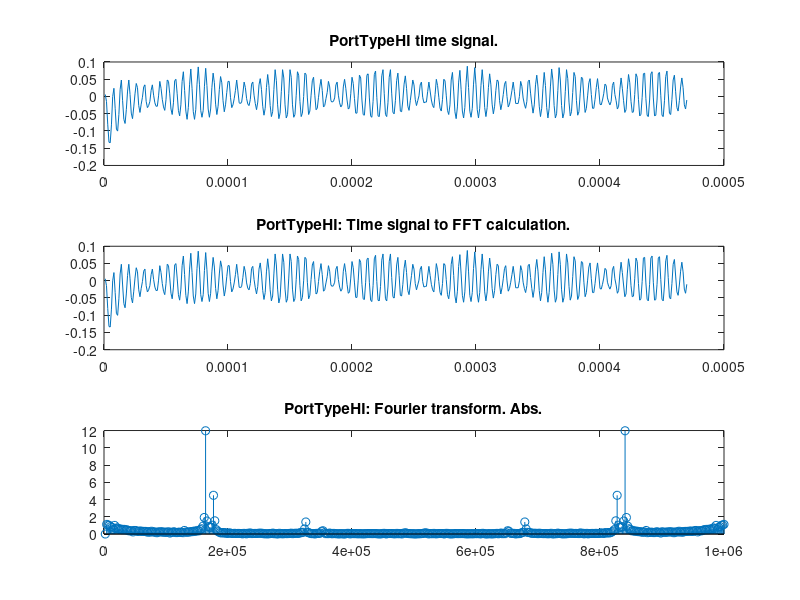

The MATLAB script that drew this image:
%mducng/SoC/D2/G2touch
%%%%%%%%%%%%%%%%%%%%%%%%%%%%%%%%%%%%%%%%%%%%%%%%%%%%%%%%%%%%%%%%%%%%%%%%%%%
clc;
clear;
close all;
%%%%%%%%%%%%%%%%%%%%%%%%%%%%%%%%%%%%%%%%%%%%%%%%%%%%%%%%%%%%%%%%%%%%%%%%%%%
% load txt file
load EVB1M.txt;
dataraw             = EVB1M;
temp                = size(dataraw);
length_full         = temp(1);
x_full              = dataraw;
%%%%%%%%%%%%%%%%%%%%%%%%%%%%%%%%%%%%%%%%%%%%%%%%%%%%%%%%%%%%%%%%%%%%%%%%%%%
Fs                  = 10^6;  
dt                  = 1/Fs;
t_full              = (0:1:length_full-1)*dt;
%%%%%%%%%%%%%%%%%%%%%%%%%%%%%%%%%%%%%%%%%%%%%%%%%%%%%%%%%%%%%%%%%%%%%%%%%%%
% load PortType:
x_PortType_raw      = x_full(3540:1:3540+470-1);
% Substract mean:
x_PortType          = x_PortType_raw - mean(x_PortType_raw);
t_PortType          = (1:1:length(x_PortType))*dt;
% FFT calculation for DigitalLF
Nfft                = length(x_PortType);
deltaF              = Fs/Nfft;
tVectors            = (1:Nfft)*dt;
fVectors            = (1:Nfft)*deltaF;
% DigitalLF part to FFT calculation
fftPortTypeTem      = fft(x_PortType(1:1:Nfft),Nfft);
fftPortType         = abs(fftPortTypeTem);
%%%%%%%%%%%%%%%%%%%%%%%%%%%%%%%%%%%%%%%%%%%%%%%%%%%%%%%%%%%%%%%%%%%%%%%%%%%
% plot Full PortTypeHI
figure(4);
subplot(3,1,1);
plot(t_PortType,x_PortType);
title('PortTypeHI time signal.');
% plot time signal
subplot(3,1,2);
plot(tVectors,x_PortType(1:Nfft));
title("PortTypeHI: Time signal to FFT calculation.");
%axis([0 Nfft*1/Fs 0 1*scale]);
% plot fft output
subplot(3,1,3);
stem(fVectors,fftPortType);
title('PortTypeHI: Fourier transform. Abs.'); 
%axis([0 Fs 0 Nfft/2*scale]);
%axis([0 Fs 0 25]);
%%%%%%%%%%%%%%%%%%%%%%%%%%%%%%%%%%%%%%%%%%%%%%%%%%%%%%%%%%%%%%%%%%%%%%%%%%%